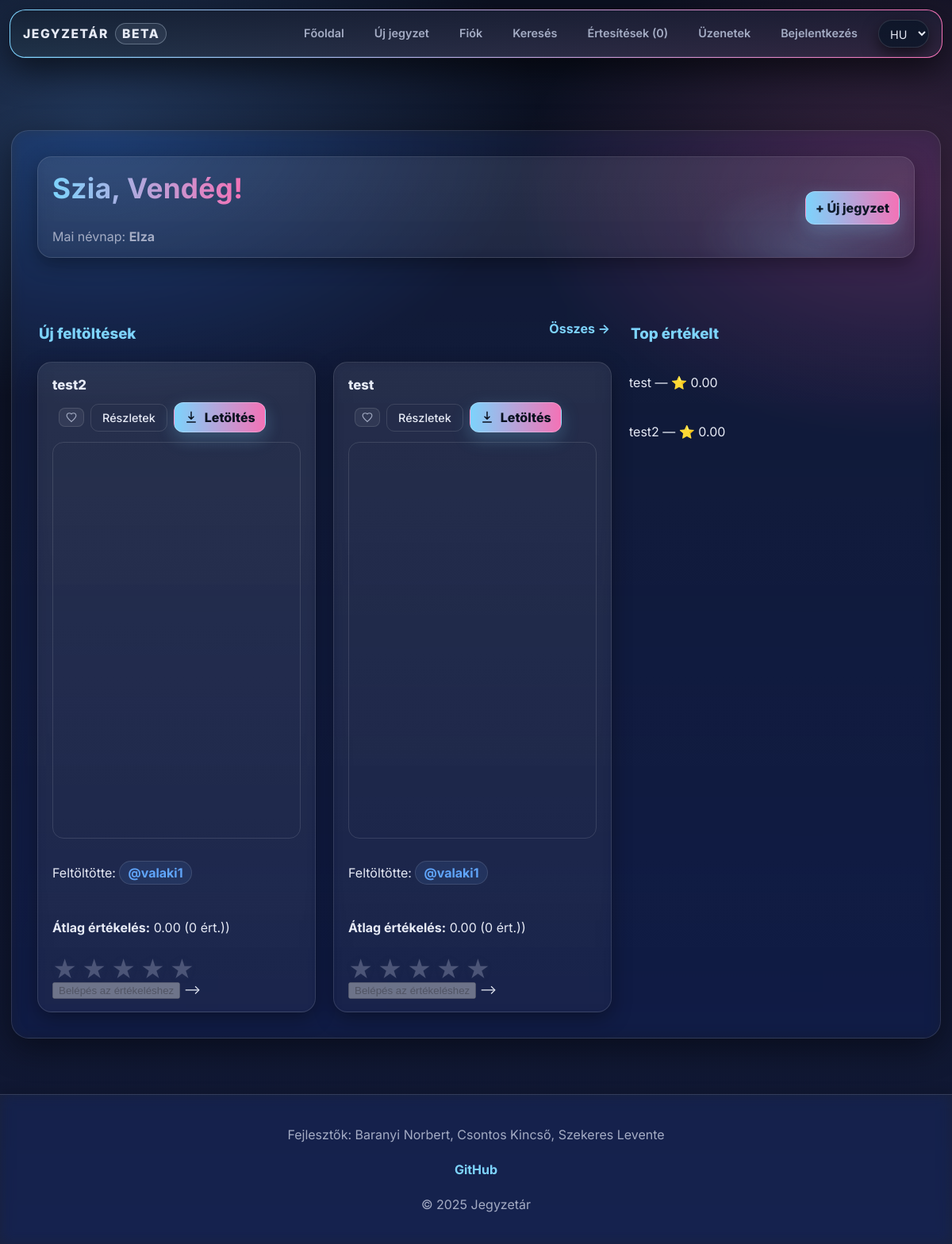
Before: / with the older database file.
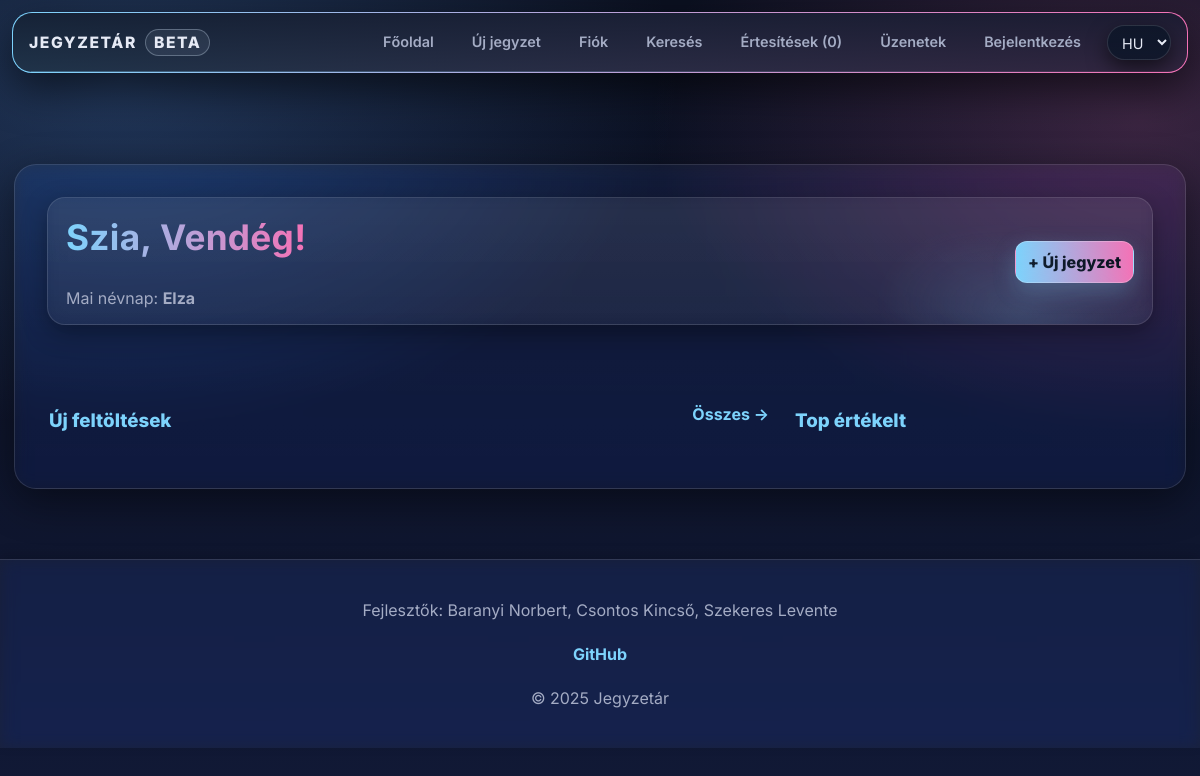
After: the same page with the newer database file.
### tables this page shows
CREATE TABLE IF NOT EXISTS `files` (
  `id` int(11) NOT NULL AUTO_INCREMENT,
  `uploaded_by` int(11) DEFAULT NULL,
  `name` varchar(255) NOT NULL,
  `file_name` varchar(255) NOT NULL,
  `description` text DEFAULT NULL,
  `file_path` varchar(255) NOT NULL,
  `subject` varchar(100) NOT NULL,
  `tags` varchar(255) NOT NULL,
  `tn_name` varchar(255) DEFAULT NULL,
  PRIMARY KEY (`id`)
);

CREATE TABLE IF NOT EXISTS `users` (
  `id` int(11) NOT NULL AUTO_INCREMENT,
  `lastname` varchar(100) DEFAULT NULL,
  `firstname` varchar(100) DEFAULT NULL,
  `username` varchar(50) NOT NULL,
  `birthdate` date DEFAULT NULL,
  `gender` varchar(10) DEFAULT NULL,
  `email` varchar(50) NOT NULL,
  `profile_picture` varchar(255) DEFAULT NULL,
  `password` varchar(255) NOT NULL,
  `security_question` varchar(255) NOT NULL,
  `security_answer` varchar(255) NOT NULL,
  `admin` tinyint(1) NOT NULL,
  `registration_date` datetime DEFAULT NULL,
  `language` varchar(5) NOT NULL DEFAULT 'hu',
  `oauth_provider` varchar(20) DEFAULT NULL,
  `oauth_sub` varchar(191) DEFAULT NULL,
  `email_verified` tinyint(1) NOT NULL DEFAULT 0,
  `bio` text DEFAULT NULL,
  `profile_theme` varchar(32) NOT NULL DEFAULT 'default',
  PRIMARY KEY (`id`)
 );

### assets/php/navbar.php (called while the page is built, shortened)
<?php
    $isLoggedIn = isset($_COOKIE['id']);
?>

### assets/php/lang.php (called while the page is built, shortened)
<?php
    $supported_langs = ['hu', 'en', 'de'];
    if (isset($_GET['lang']) && in_array($_GET['lang'], $supported_langs, true)) {
        $lang = $_GET['lang'];
        $_SESSION['lang'] = $lang;
        if (!headers_sent()) {
            setcookie('lang', $lang, time() + 60*60*24*30, '/');
        }
    } else {
        if (isset($_SESSION['lang']) && in_array($_SESSION['lang'], $supported_langs, true)) {
            $lang = $_SESSION['lang'];
        } elseif (isset($_COOKIE['lang']) && in_array($_COOKIE['lang'], $supported_langs, true)) {
            $lang = $_COOKIE['lang'];
        } else {
            $lang = 'hu';
        }
    }
    $translations = [];
    if ($stmt = $conn->prepare("SELECT t_key, text FROM translations WHERE lang_code = ?")) {
        $stmt->bind_param('s', $lang);
        $stmt->execute();
        $result = $stmt->get_result();
        while ($row = $result->fetch_assoc()) {
            $translations[$row['t_key']] = $row['text'];
        }
    }
    if (!function_exists('t')) {
        function t(string $key): string
        {
            global $translations;
            return $translations[$key] ?? $key;
        }
    }

### index.php (the view, shortened to what the changed rows need)
<?php
    require_once "assets/php/db.php";
    require_once "assets/php/lang.php";
    $popular_sql = "
    SELECT f.*, IFNULL(AVG(r.rating),0) AS avg_rating, COUNT(r.id) AS rating_count
    FROM files f
    LEFT JOIN ratings r ON f.id = r.file_id
    GROUP BY f.id
    ORDER BY avg_rating DESC, rating_count DESC
    LIMIT 8";
    $popular_result = $conn->query($popular_sql);
    $latest_result = $conn->query("SELECT * FROM files ORDER BY id DESC LIMIT 12");
?>
<!DOCTYPE html>
<html lang="<?= $lang ?>">
<head>
    <link rel="stylesheet" href="assets/css/styles.css">
</head>
<body>
<?php include 'assets/php/navbar.php'; ?>
<div class="main">
    <div class="home-grid">
        <section class="hero card">
            <div class="hero-body">
                <div class="hero-text">
                    <h1 class="hero-title">
                    </h1>
                </div>
            </div>
        </section>
        <section class="content-main">
            <?php if ($latest_result && $latest_result->num_rows > 0): ?>
                <div class="content-grid grid-large">
                    <?php while ($file = $latest_result->fetch_assoc()):
                            $uploader_q = $conn->query("SELECT username FROM users WHERE id=".(int)$file['uploaded_by']);
                            $uploader = $uploader_q ? $uploader_q->fetch_assoc() : ['username'=>'ismeretlen'];
                            $file_id = (int)$file['id'];
                            $name = htmlspecialchars($file['name']);
                            $username = htmlspecialchars($uploader['username']);
                            $ext = pathinfo($file['file_name'], PATHINFO_EXTENSION);
                            $avg_q = $conn->query("SELECT AVG(rating) AS avg, COUNT(*) AS c FROM ratings WHERE file_id=$file_id");
                            $avg = 0; $cnt = 0;
                            if ($avg_q && $avg_q->num_rows) {
                                $d = $avg_q->fetch_assoc();
                                $avg = number_format((float)$d['avg'],2);
                                $cnt = (int)$d['c'];
                            }
                            $is_favorite = false;
                            $safe_path = "users/$username/".$file['file_name'];
                        ?>
                        <article class="card note-card" id="file-<?= $file_id ?>">
                            <header class="card-head">
                                <h4 class="entry-title"><?= $name ?></h4>
                                <div style="display: flex; gap: 8px; align-items: center;">
                                    <form method="post" style="display: inline;">
                                        <button type="submit" name="favorite-btn" class="favorite-btn <?= $is_favorite ? 'favorited' : '' ?>" <?= !$isLoggedIn ? 'disabled' : '' ?>>
                                            <svg class="icon" viewBox="0 0 24 24" aria-hidden="true">
                                                <?php if ($is_favorite): ?>
                                                    <path d="M12 21.35l-1.45-1.32C5.4 15.36 2 12.28 2 8.5 2 5.42 4.42 3 7.5 3c1.74 0 3.41.81 4.5 2.09C13.09 3.81 14.76 3 16.5 3 19.58 3 22 5.42 22 8.5c0 3.78-3.4 6.86-8.55 11.54L12 21.35z" fill="currentColor"/>
                                                <?php else: ?>
                                                    <path d="M12 21.35l-1.45-1.32C5.4 15.36 2 12.28 2 8.5 2 5.42 4.42 3 7.5 3c1.74 0 3.41.81 4.5 2.09C13.09 3.81 14.76 3 16.5 3 19.58 3 22 5.42 22 8.5c0 3.78-3.4 6.86-8.55 11.54L12 21.35z" fill="none" stroke="currentColor" stroke-width="2"/>
                                                <?php endif; ?>
                                            </svg>
                                        </button>
                                    </form>
                                    <a class="note-desc-btn" href="note.php?id=<?= (int)$file['id'] ?>">
                                        <?= t('btn_details') ?>
                                    </a>
                                    <a class="entry-download-btn" href="assets/php/download.php?id=<?= $file_id ?>">
                                        <svg class="icon icon-download" viewBox="0 0 24 24" aria-hidden="true">
                                            <path d="M5 20h14M12 3v12m0 0l-4-4m4 4 4-4"
                                                  fill="none"
                                                  stroke="currentColor"
                                                  stroke-width="2"
                                                  stroke-linecap="round"
                                                  stroke-linejoin="round" />
                                        </svg>
                                        <?= t('btn_download') ?>
                                    </a>
                                </div>
                            </header>
                            <?php if ($ext=="mp4"): ?>
                                <video controls class="file-preview">
                                    <source src="<?= $safe_path ?>" type="video/mp4">
                                </video>
                            <?php elseif ($ext=="pdf"): ?>
                                <iframe src="<?= $safe_path ?>" width="100%" height="500"></iframe>
                            <?php elseif ($ext=="docx"): ?>
                                <p><?= t('note_docx_download_hint') ?>
                                </p>
                            <?php endif; ?>
                            <p><?= t('label_uploaded_by') ?>
                                <a class="uploader-name" href="profile.php?userid=<?= $file['uploaded_by'] ?>">@<?= $username ?></a>
                            </p>
                            <p>
                                <b><?= t('label_rating_average') ?></b>
                                <?= $avg ?> (<?= $cnt ?> <?= t('suffix_ratings_paren') ?>)
                            </p>
                            <form method="post">
                                <div class="star-rating">
                                    <?php
                                        for ($i = 5; $i >= 1; $i--) {
                                            echo "<label>★</label>";
                                        }
                                    ?>
                                </div>
                                <?php if ($isLoggedIn): ?>
                                    <button type="submit" name="rate-btn"><?= t('btn_send') ?></button>                                <?php else: ?>
                                    <button disabled><?= t('btn_login_to_rate') ?></button>
                                <?php endif; ?>  -->
                            </form>
                        </article>
                    <?php endwhile; ?>
                </div>
            <?php endif; ?>
        </section>
        <aside class="content-aside">
            <?php if ($popular_result && $popular_result->num_rows > 0): ?>
                <div class="list-compact">
                    <?php while ($file = $popular_result->fetch_assoc()): ?>
                        <p><?= htmlspecialchars($file['name']) ?> — ⭐ <?= number_format($file['avg_rating'],2) ?></p>
                    <?php endwhile; ?>
                </div>
            <?php endif; ?>
        </aside>
    </div>
</div>
</body>
</html>

Changed rows visible on the page:
removed files: name "test2", users.username "valaki1", avg "0.00", cnt "0", avg_rating "0.00"
removed files: name "test", users.username "valaki1", avg "0.00", cnt "0", avg_rating "0.00"
